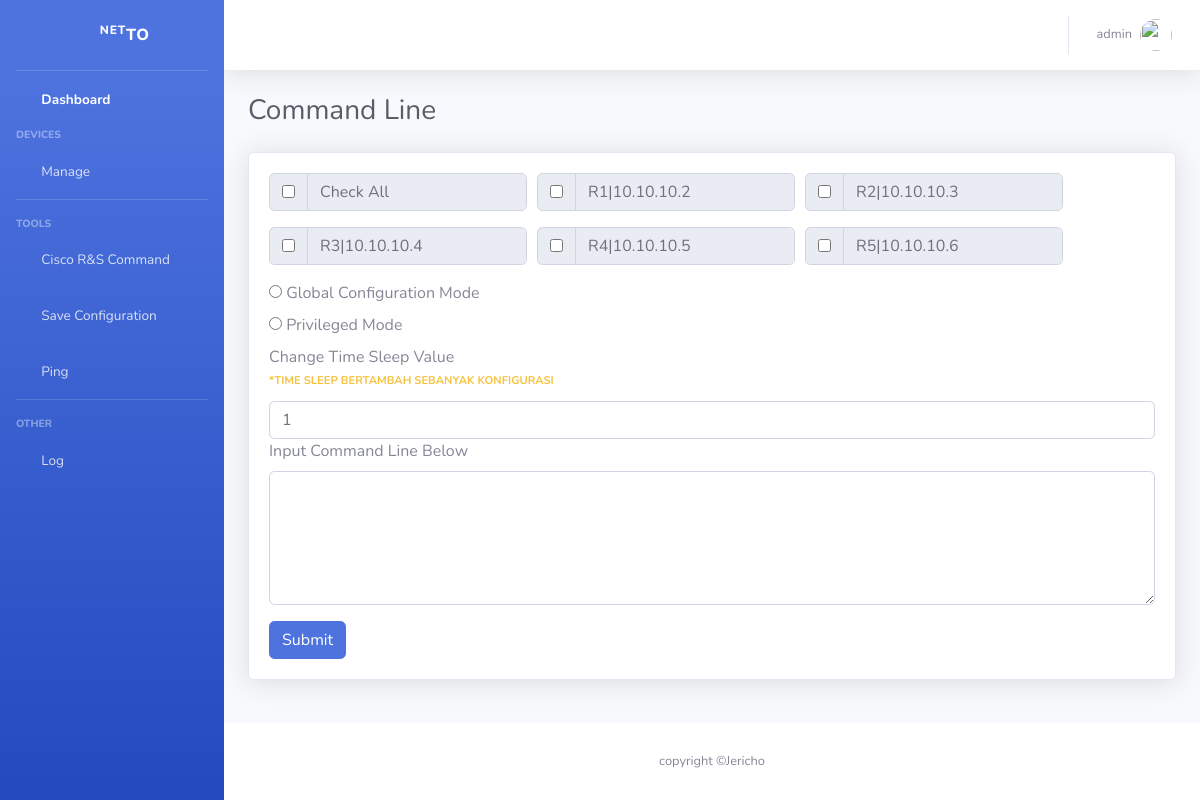
Screenshot of /netto/configt/ (signed in) with the database file from the repository.
### netto/models.py (models this page shows, shortened)
class Device(models.Model):
    ip_address = models.CharField(max_length=255)
    hostname = models.CharField(max_length=255)
    username = models.CharField(max_length=255)
    password = models.CharField(max_length=255)
    sshport = models.IntegerField(default=22)
    created_at = models.DateTimeField(auto_now_add=True)

### netto/views.py (the view)
# urls.py: path('configt/', views.configt, name='configt'),
@login_required
def configt(request):
    if request.method == "POST":
        result = []
        selected_devices_id = request.POST.getlist('cxb_devicecft')
        selected_command = request.POST.get('rbconft')
        cisco_command = request.POST['txt_cisco_commandcft'].splitlines()
        sleept = int(request.POST['paramtscft'])
        if selected_command == 'conft':
            for x in selected_devices_id:
                try:
                    alat = get_object_or_404(Device, pk=x)
                    ssh_client = paramiko.SSHClient()
                    ssh_client.set_missing_host_key_policy(paramiko.AutoAddPolicy())
                    ssh_client.connect(hostname=alat.ip_address, username=alat.username, password=alat.password, allow_agent=False)
                    conn = ssh_client.invoke_shell()
                    conn.send("conf t\n")
                    for cmd in cisco_command:
                        conn.send(cmd + "\n")
                        time.sleep(sleept)
                        log = Log(device_id=alat, host=alat.ip_address, action="Configure Terminal", status="Success", time=datetime.now(), messages="No Errors", commandline=cmd)
                        log.save()
                except Exception as e:
                    log = Log(device_id=alat, host=alat.ip_address, action="Configure Terminal", status="Failed", time=datetime.now(), messages=e, commandline=cisco_command)
                    log.save()
            return redirect('configt')
        else:
            for x in selected_devices_id:
                try:
                    alat = get_object_or_404(Device, pk=x)
                    ssh_client = paramiko.SSHClient()
                    ssh_client.set_missing_host_key_policy(paramiko.AutoAddPolicy())
                    ssh_client.connect(hostname=alat.ip_address, username=alat.username, password=alat.password, allow_agent=False)
                    conn = ssh_client.invoke_shell()
                    conn.send('terminal length 0\n')
                    for cmd in cisco_command:
                        result.append("Result on {}".format(alat.ip_address))
                        conn.send(cmd + "\n")
                        time.sleep(sleept)
                        output = conn.recv(65535)
                        result.append(output.decode())
                        log = Log(device_id=alat, host=alat.ip_address, action="Show Verification", status="Success", time=datetime.now(), messages="No Errors", commandline=cmd)
                        log.save()
                except Exception as e:
                    log = Log(device_id=alat, host=alat.ip_address, action="Show Verification", status="Failed", time=datetime.now(), messages=e, commandline=cisco_command)
                    log.save()
            result = "\n".join(result)
            return render(request, 'netto/verify_result.html', {'result':result})
    else:
        devi = Device.objects.all()
        logsrec = Log.objects.all().order_by('-time')[:4]
        context = {
            'total_devices': len(devi),
            'devi': devi,
            'total_log': len(logsrec),
            'mode': 'Command Line',
            'logs': logsrec
        }
        return render(request, 'netto/conft.html', context)

### netto/templates/netto/conft.html (shortened to what this page needs)
{% extends 'base.html' %}
{% block pagecontent %}
<div class="d-sm-flex align-items-center justify-content-between mb-4">
    <h1 class="h3 mb-0 text-gray-800">{{mode}}</h1>
</div>
<div class="row">
    <div class="col-xl-12 col-lg-7">
        <div class="card shadow mb-4">
            <div class="card-body">
                <form method="POST">
                    <div class="form-row">
                        <div class="col-auto">
                            <div class="input-group mb-3">
                                <div class="input-group-prepend">
                                  <div class="input-group-text">
                                    <input type="checkbox" class="check" id="checkAll" name="" aria-label="Checkbox for following text input">
                                  </div>
                                </div>
                                <input disabled type="text" class="form-control" value="Check All" aria-label="Text input with checkbox">
                            </div>
                        </div>
                        {% for devi in devi %}
                        <div class="col-auto">
                            <div class="input-group mb-3">
                                <div class="input-group-prepend">
                                  <div class="input-group-text">
                                    <input type="checkbox" class="check" name="cxb_devicecft" value="{{ devi.id }}" aria-label="Checkbox for following text input">
                                  </div>
                                </div>
                                <input disabled type="text" class="form-control" value="{{ devi.hostname }}|{{ devi.ip_address }}" aria-label="Text input with checkbox">
                            </div>
                        </div>
                        {% endfor %}
                        <div class="col-12">
                            <div class="rbconf">
                                <label for="id_configure"><input id="id_configure" name="rbconft" type="radio" value="conft" /> Global Configuration Mode</label>
                            </div>
                            <div class="rbconf">
                                <label for="id_verify"><input id="id_verify" name="rbconft" type="radio" value="verify" /> Privileged Mode</label>
                            </div>
                            <label for="timesleep">Change Time Sleep Value <p class="text-xs font-weight-bold text-warning text-uppercase mb-1" ><p class="text-xs font-weight-bold text-warning text-uppercase mb-1" >*Time sleep bertambah sebanyak konfigurasi</p></label>
                            <input class="form-control form-control-user" id="timesleep" type="text" name="paramtscft" value="1">
                            <label for="command">Input Command Line Below</label>
                            <textarea id="command" class="form-control" rows="5" name="txt_cisco_commandcft"></textarea>
                            <button type="submit" class="mt-3 btn btn-primary">Submit</button>
                        </div>
                    </div>
                </form>
            </div>
        </div>
    </div>
</div>
{% endblock %}

### templates/base.html (shortened to what this page needs)
{% load static %}
<!DOCTYPE html>
<html lang="en">
<head>
  <link rel="stylesheet" type="text/css" href="https://cdn.datatables.net/1.10.20/css/jquery.dataTables.css">
  <link href="{% static  'fontawesome-free/css/all.min.css' %}" rel="stylesheet" type="text/css">
  <link href="{% static 'css/sb-admin-2.min.css' %}" rel="stylesheet">
</head>
<body id="page-top">
  <div id="wrapper">
    <ul class="navbar-nav bg-gradient-primary sidebar sidebar-dark accordion" id="accordionSidebar">
      <a class="sidebar-brand d-flex align-items-center justify-content-center" href="{% url 'index' %}">
        <div class="sidebar-brand-icon rotate-n-15">
          <i class="fas fa-dice-d6"></i>
        </div>
        <div class="sidebar-brand-text mx-3"><sup>Net</sup>to</div>
      </a>
      <hr class="sidebar-divider my-0">
      <li class="nav-item active">
        <a class="nav-link" href="{% url 'index' %}">
          <i class="fas fa-fw fa-tachometer-alt"></i>
          <span>Dashboard</span></a>
      </li>
      <div class="sidebar-heading">
        Devices
      </div>
      <li class="nav-item">
        <a class="nav-link collapsed" href="#" data-toggle="collapse" data-target="#collapseManage"
          aria-expanded="true" aria-controls="collapseUtilities">
          <i class="fas fa-fw fa-server"></i>
          <span>Manage</span>
        </a>
      </li>
      <hr class="sidebar-divider">
      <div class="sidebar-heading">
        Tools
      </div>
      <li class="nav-item">
        <a class="nav-link" href="{% url 'configt' %}">
          <i class="fas fa-fw fa-terminal"></i>
          <span>Cisco R&S Command</span></a>
      </li>
      <li class="nav-item">
        <a class="nav-link" href="{% url 'saveconf' %}">
          <i class="fas fa-fw fa-cog"></i>
          <span>Save Configuration</span>
        </a>
      </li>
      <li class="nav-item">
        <a class="nav-link" href="{% url 'pinging' %}">
          <i class="fas fa-fw fa-hands-helping"></i>
          <span>Ping</span></a>
      </li>
      <hr class="sidebar-divider">
      <div class="sidebar-heading">
        Other
      </div>
      <li class="nav-item">
        <a class="nav-link" href="{% url 'log' %}">
          <i class="fas fa-fw fa-table"></i>
          <span>Log</span></a>
      </li>
    </ul>
    <div id="content-wrapper" class="d-flex flex-column">
      <div id="content">
        <nav class="navbar navbar-expand navbar-light bg-white topbar mb-4 static-top shadow">
          <ul class="navbar-nav ml-auto">
            <li class="nav-item dropdown no-arrow">
              <a class="nav-link dropdown-toggle" href="#" id="userDropdown" role="button" data-toggle="dropdown"
              aria-haspopup="true" aria-expanded="false">
                <span class="mr-2 d-none d-lg-inline text-gray-600 small">{{request.user.username}}</span>
                <img class="img-profile rounded-circle" src="{% static 'image/bg-login.jpg'%}">
              </a>
            </li>
          </ul>
        </nav>
        <div class="container-fluid">
            {% block pagecontent %}
            {% endblock%}
        </div>
      </div>
      <footer class="sticky-footer bg-white">
        <div class="container my-auto">
          <div class="copyright text-center my-auto">
            <span>copyright &copy;Jericho</span>
          </div>
        </div>
      </footer>
    </div>
  </div>
</body>

### rows the page displays
Device: hostname "R1|10.10.10.2"
Device: hostname "R2|10.10.10.3"
Device: hostname "R3|10.10.10.4"
Device: hostname "R4|10.10.10.5"
Device: hostname "R5|10.10.10.6"

### other values shown
{{ request.user.username }} "admin"
{{ mode }} "Command Line"
